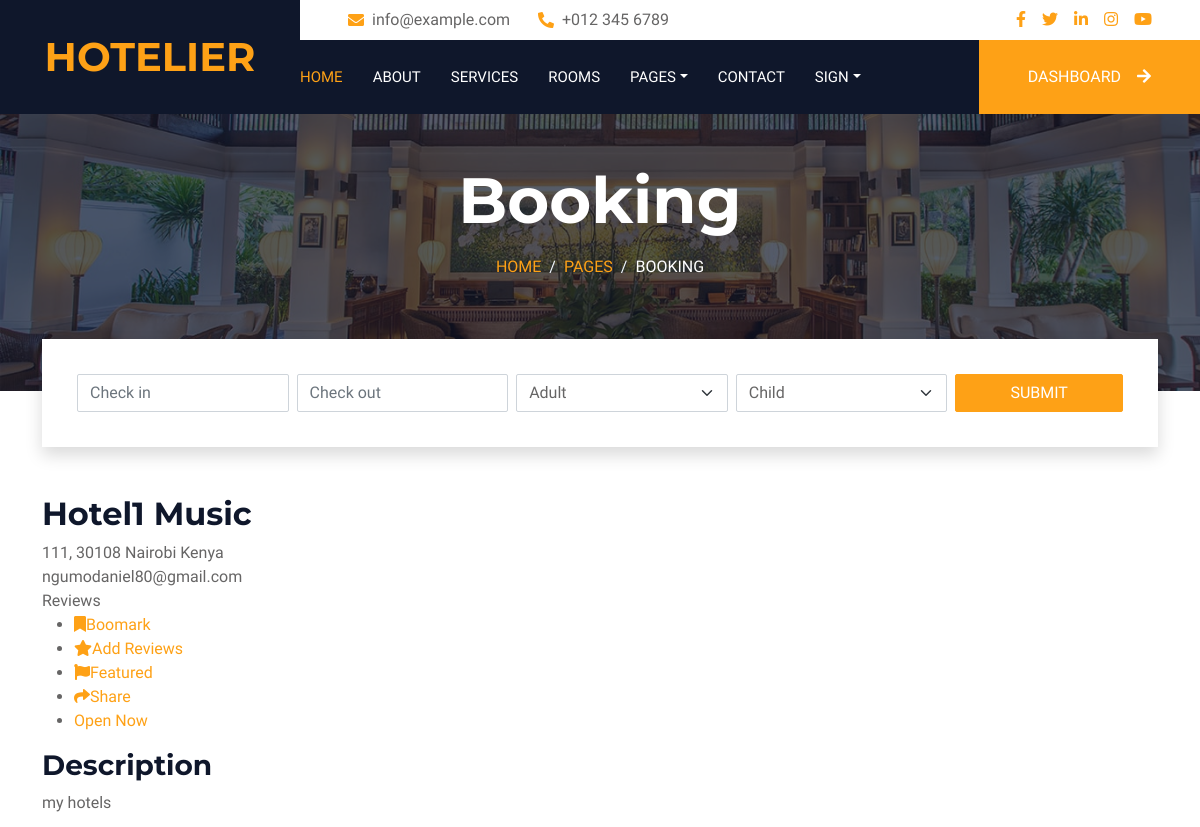
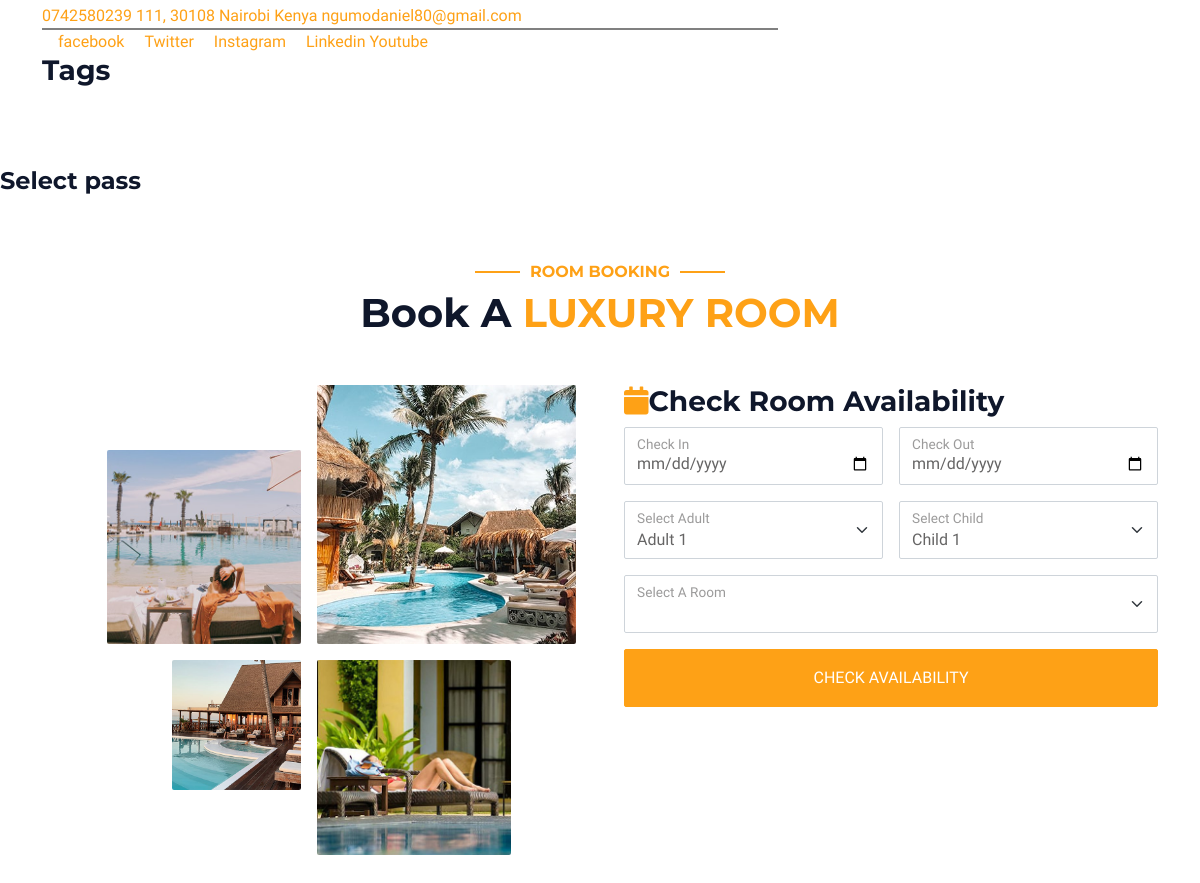
/detail/hotel1/ (upper part), run on an earlier commit of the app's database (2 pictures, top to bottom).
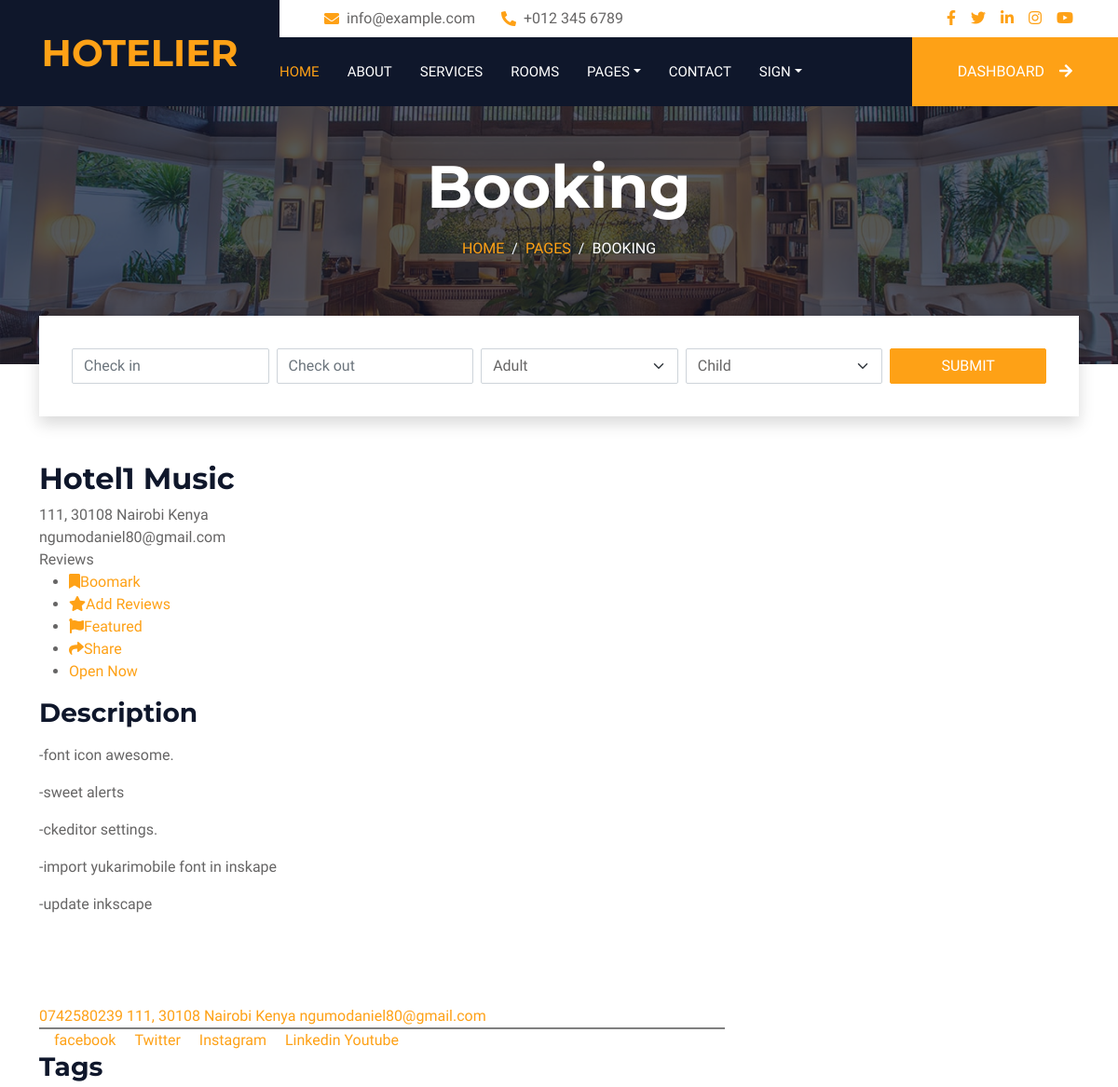
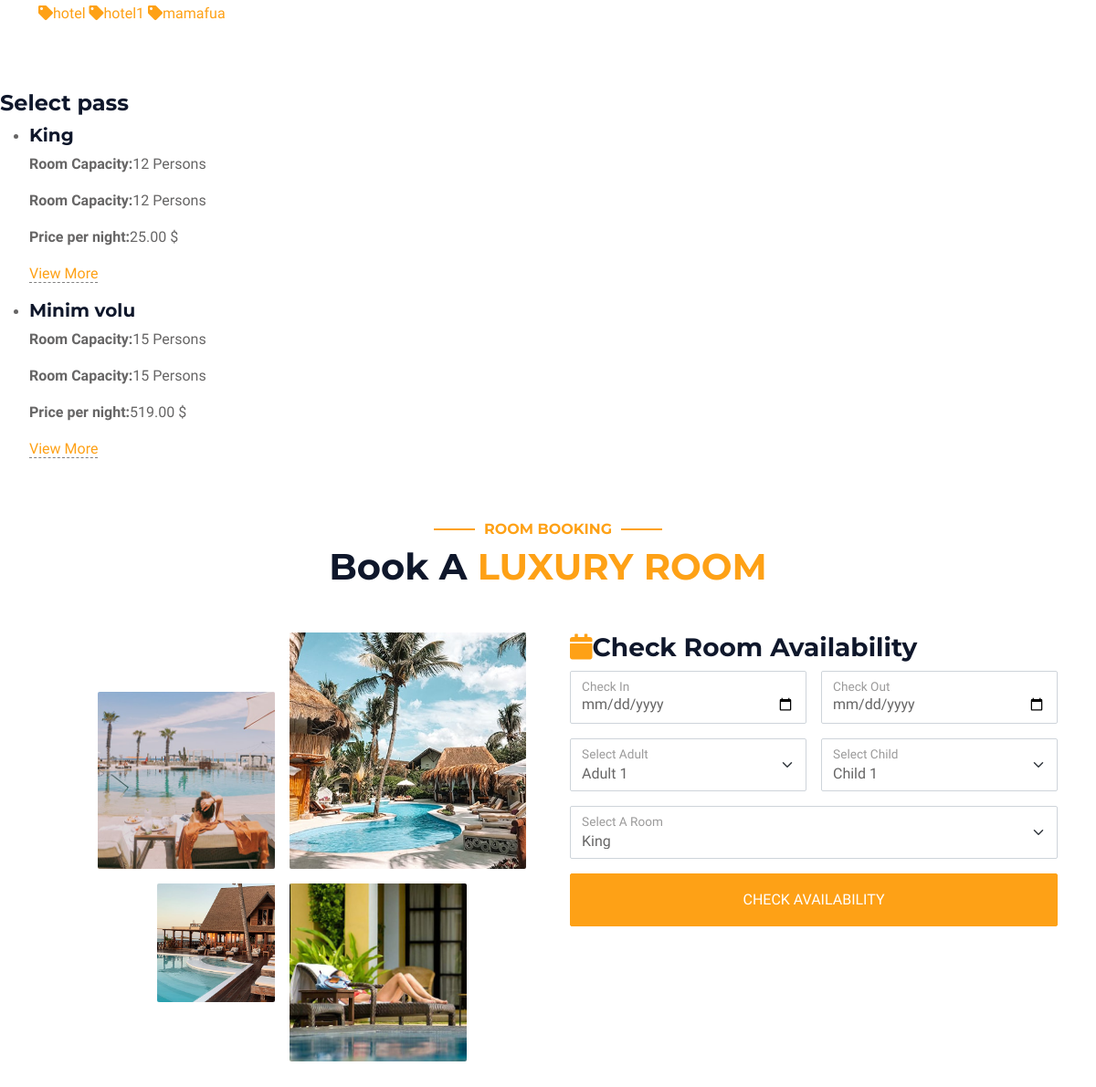
And on a later commit of the database (2 pictures, top to bottom).
### hotel/models.py (models this page shows, shortened)
class Hotel(models.Model):
    user=models.ForeignKey(User, on_delete=models.SET_NULL, null=True)
    name=models.CharField(max_length=100, default="Daniel")
    description=CKEditor5Field(null=True, blank=True, config_name="extends")
    image=models.FileField(upload_to="hotel_gallery", default="static/img/about-1.jpg")
    address=models.CharField(max_length=200 , default="111, 30108 Nairobi Kenya")
    mobile=models.CharField(max_length=200, default="0742580239")
    email=models.EmailField(max_length=100, default="ngumodaniel80@gmail.com")
    status=models.CharField(max_length=20, choices=HOTEL_STATUS, default="Live")
    tags=TaggableManager( blank=True)
    views=models.IntegerField(default=0),
    featured=models.BooleanField(default=False)
    hid=ShortUUIDField(unique=True, length=10, max_length=20, alphabet="abcdefjhijklmnopqrstuvwxyz")
    slug=models.SlugField(unique=True)
    date=models.DateTimeField(auto_now_add=True)
    def hotel_gallery(self):
        return HotelGallery.objects.filter(hotel=self)
    def hotel_room_types(self):
        return RoomType.objects.filter(hotel=self)

class RoomType(models.Model):
    hotel=models.ForeignKey(Hotel, on_delete=models.CASCADE)
    type=models.CharField(max_length=10)
    price=models.DecimalField(max_digits=12, decimal_places=2, default=0.00)
    number_of_beds=models.PositiveIntegerField(default=0)
    room_capacity=models.PositiveIntegerField(default=0)
    rtid=ShortUUIDField(unique=True, length=10, max_length=20, alphabet="abcdefjhijklmnopqrstuvwxyz")
    slug=models.SlugField(unique=True)
    date=models.DateTimeField(auto_now_add=True)
    class Meta:
        verbose_name_plural="Room Type"

### hotel/views.py (the view)
# urls.py: path("detail/<slug>/", views.hotel_detail, name="hotel_detail"),
def hotel_detail(request, slug):
    hotel=Hotel.objects.get(status="Live", slug=slug)
    context={
        "hotel":hotel
    }
    return render(request, "hotel/hotel_detail.html", context)

### templates/hotel/hotel_detail.html (shortened to what the changed rows need)
{% extends 'partials/base.html' %}
{% load static %}
{% block content %}
<div class="container-fluid page-header mb-5 p-0" style="background-image: url(img/carousel-1.jpg);">
    <div class="container-fluid page-header-inner py-5">
        <div class="container text-center pb-5">
            <h1 class="display-3 text-white mb-3 animated slideInDown">Booking</h1>
        </div>
    </div>
</div>
<div class="container">
    <div class=" row utf_sticky_main_wrapper">
        <div class="col-lg-8 col-md-8">
            <div class="utf_listing_titlebar" id="titlebar">
                <div class="utf_lising_titlebar_title">
                    <h2>{{hotel.name}} <span class="listing-tag">Music</span></h2>
                    <span class="call_now"> {{hotel.address}}</span>
                    <br>
                    <span class="call_now"> {{hotel.email}}</span>
                    <div class="utf_star_rating_section" data_rating="4.5">
                        <div class="utf_counter_star_rating">Reviews</div>
                        <ul class="listing_item_social">
                        </ul>
                    </div>
                </div>
                <div id="utf_listing_overview" class="utf_listing_section">
                    <h3 class="utf_listing_headline_part margin-top-30 margin-bottom-30">Description</h3>
                    <p>{{hotel.description | safe}}</p>
                    <div class="utf_listing_section listing-tags_section margin-bottom-30 margin-top-0 ">
                        <a href="">{{hotel.mobile}}</a>
                        <a href="">{{hotel.address}}</a>
                        <a href="">{{hotel.email}}</a>
                    </div>
                    <div class="social-contact" style="border-top: 2px solid grey;">
                        <a href="" class="facebok-link"><i class="fa fa-facebook"></i>facebook</a>
                        <a href="" class="facebok-link"><i class="fa fa-twitter"></i>Twitter</a>
                        <a href="" class="facebok-link"><i class="fa fa-instagram"></i>Instagram</a>
                        <a href="" class="facebok-link"><i class="fa fa-linkedin"></i>Linkedin</a>
                        <a href="" class="facebok-link">Youtube</a>
                    </div>
                    <div class="utf_listing_section listing_tags_section" id="utf_listing_tags">
                        <h3 class="utf_listing_headline_part margin-bottom-40 margin-top-40">Tags</h3>
                        {% for t in hotel.tags.all %}
                        <a href=""><i class="fa fa-tag" aria-hidden="true"></i>{{t.name}}</a>
                        {% endfor %}
                    </div>
                    <br>
                    <br>
                    <br>
                </div>
            </div>
        </div>
    </div>
</div>
<div class="utf_listing_section">
    <div class="show-more">
        <div class="row">
            <div class="utf_pricing-lict_section col-lg-4">
                <ul>
                    {% for r in hotel.hotel_room_types %}
                    <li>
                        <h5>{{ r.type}} <sub class="pp1-offer label-light-success"></sub></h5>
                        <p><strong>Room Capacity:</strong>{{r.room_capacity}} Persons</p>
                        <p><strong>Room Capacity:</strong>{{r.room_capacity}} Persons</p>
                        <p><strong>Price per night:</strong>{{r.price}} $</p>
                        <p><a href="{% url 'hotel:room_type_detail' r.hotel.slug r.slug%}"
                                style="border-bottom: 1px grey dashed; margin-top: 10px;">View More</a>
                        </p>
                    </li>
                    {% endfor %}
                </ul>
            </div>
        </div>
    </div>
</div>
<div class="container-xxl py-5">
    <div class="container">
        <div class="text-center wow fadeInUp" data-wow-delay="0.1s">
            <h1 class="mb-5">Book A <span class="text-primary text-uppercase">Luxury Room</span></h1>
        </div>
        <div class="row g-5">
            <div class="col-lg-6 ">
                <div class="wow fadeInUp" data-wow-delay="0.2s">
                    <form action="{% url 'booking:check_room_availability' %}" method="POST">
                        <div class="row g-3">
                            <div class="col-12">
                                <div class="form-floating">
                                    <select name="room-type" class="form-select" id="select3">
                                        {% for r in hotel.hotel_room_types%}
                                        <option value="{{r.slug}}">{{r.type}}</option>
                                        {% endfor%}
                                    </select>
                                    <label for="select3">Select A Room</label>
                                </div>
                            </div>
                        </div>
                    </form>
                </div>
            </div>
        </div>
    </div>
</div>
{% endblock content %}

What changed in the data, as far as the page shows it:
changed Hotel "Hotel1": description "my hotels" → "-font icon awesome. -sweet alerts -ckeditor settings. -import yukarimobile font in inskape -update inkscape"
added Tag: name "hotel"
added Tag: name "hotel1"
added Tag: name "mamafua"
added RoomType: type "King", room_capacity "12", price "25.00"
added RoomType: type "Minim volu", room_capacity "15", price "519.00"
Also different on the page:
form field room-type: (not shown) → "King"
